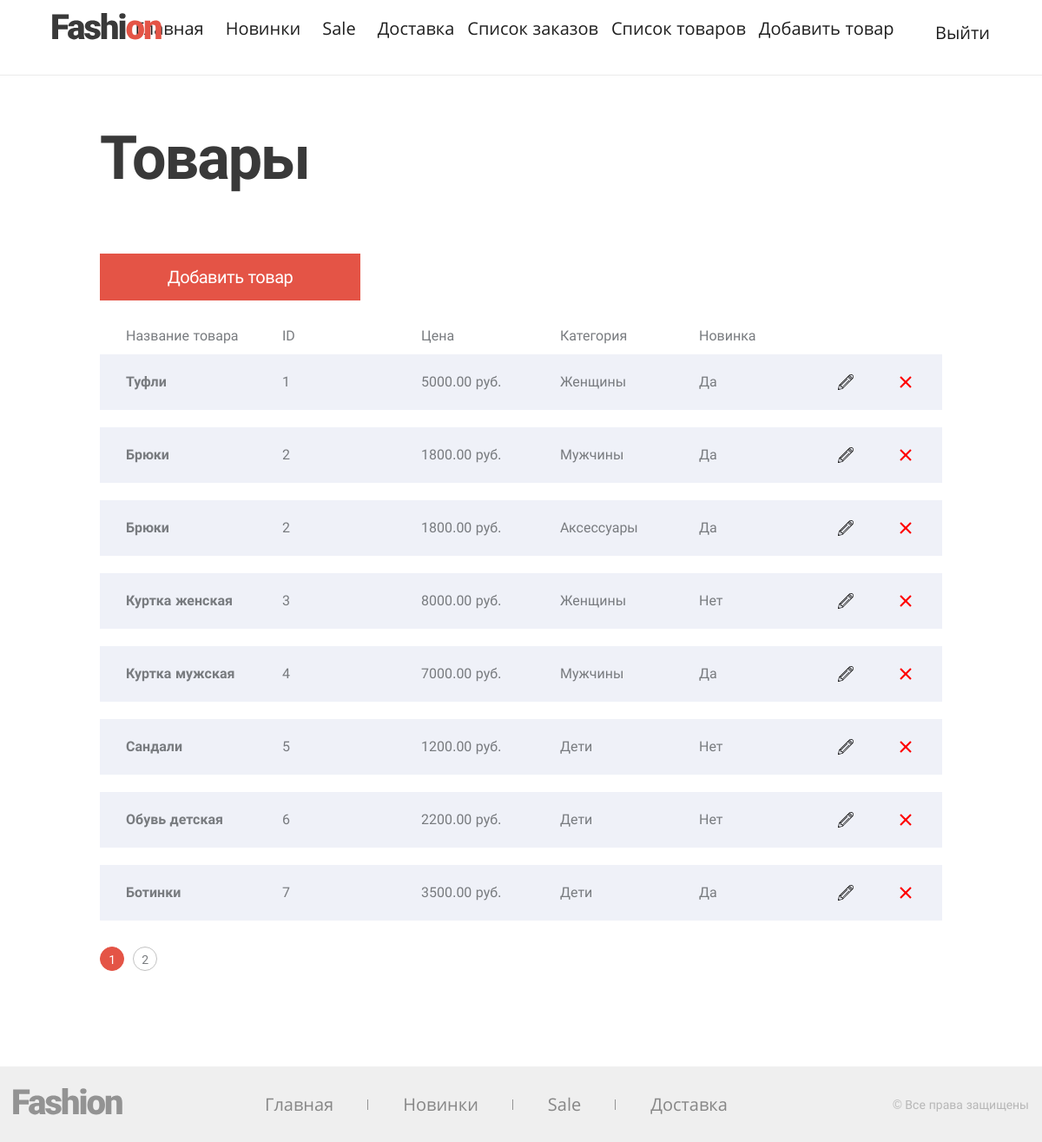
The page /admin/products/index.php (signed in) on the database its author committed.
### tables this page shows
CREATE TABLE `products` (
  `id` int(11) NOT NULL,
  `name` varchar(255) NOT NULL,
  `price` decimal(10,2) NOT NULL,
  `is_active` tinyint(4) NOT NULL DEFAULT 0,
  `img` varchar(255) NOT NULL,
  `is_new` tinyint(4) NOT NULL DEFAULT 0,
  `is_sale` tinyint(4) NOT NULL DEFAULT 0
);

CREATE TABLE `sections` (
  `id` int(11) NOT NULL,
  `name` varchar(255) NOT NULL
);

### src/functions.php (called while the page is built, shortened)
<?php
function showMenu(array $array, $key = 'sort', $sort = SORT_ASC, $style = '')
{
    include $_SERVER["DOCUMENT_ROOT"] . '/templates/menu.php';
}
function numberPages($countProducts, $countProductsPage): int
{
    $numberPages = (int)($countProducts / $countProductsPage);
    if (($countProducts % $countProductsPage) != 0) {
        $numberPages++;
    }
    return $numberPages;
}
function getListProducts($dbh, $page, $countProductsPage): array
{
    $start = ($page - 1) * $countProductsPage;
    $stmt = $dbh->query("SELECT products.name, products.id, products.price, sections.name as section, products.is_new FROM products
    INNER JOIN product_section ON product_section.product_id = products.id
    INNER JOIN sections ON product_section.section_id = sections.id
    ORDER BY products.id ASC
    LIMIT ${start}, ${countProductsPage}");
    return $stmt->fetchAll(PDO::FETCH_ASSOC);
}
function getCountProductsAdmin($dbh)
{
    $stmt = $dbh->query("SELECT COUNT(*) FROM products
    INNER JOIN product_section ON product_section.product_id = products.id
    INNER JOIN sections ON product_section.section_id = sections.id");
    return $stmt->fetch(PDO::FETCH_COLUMN);
}

### src/pdoconnect.php (called while the page is built, shortened)
<?php
try {
    $dbh = new PDO("mysql:host=$host;dbname=$dbname", $username, $password);
    $listProducts = getListProducts($dbh, 1, COUNT_PRODUCTS_ADMIN);
    $countProductsAdmin = getCountProductsAdmin($dbh);
} catch (PDOException $e) {
    print "Error!: " . $e->getMessage() . "<br/>";
    die();
}

### src/core.php (called while the page is built, shortened)
<?php
include_once __DIR__ . '/functions.php';
include_once __DIR__ . '/pdoconfig.php';
include_once __DIR__ . '/pdoconnect.php';

### admin/products/index.php (the view, shortened to what this page needs)
<?php
require $_SERVER["DOCUMENT_ROOT"] . '/templates/header.php';
?>
<main class="page-products">
    <h1 class="h h--1">Товары</h1>
    <a class="page-products__button button" href="/admin/products/add.php">Добавить товар</a>
    <div class="page-products__header">
        <span class="page-products__header-field">Название товара</span>
        <span class="page-products__header-field">ID</span>
        <span class="page-products__header-field">Цена</span>
        <span class="page-products__header-field">Категория</span>
        <span class="page-products__header-field">Новинка</span>
    </div>
    <ul class="page-products__list">
        <?php foreach ($listProducts as $item) : ?>
            <li class="product-item page-products__item">
                <b class="product-item__name"><?=$item['name']?></b>
                <span class="product-item__field"><?=$item['id']?></span>
                <span class="product-item__field"><?=$item['price']?> руб.</span>
                <span class="product-item__field"><?=$item['section']?></span>
                <span class="product-item__field"><?=($item['is_new'] == 1) ? "Да" : "Нет"; ?></span>
                <a href="/admin/products/add.php?id=<?=$item['id']?>" class="product-item__edit" aria-label="Редактировать"></a>
                <button class="product-item__delete"></button>
            </li>
        <?php endforeach ?>
    </ul>
    <?php
        $paginator = numberPages($countProductsAdmin, COUNT_PRODUCTS_ADMIN);
        $page = 1;
        if ($paginator > 1):
    ?>
        <ul class="shop__paginator paginator-admin">
            <?php while ($page <= $paginator) : ?>
                <li>
                    <a class="paginator-admin__item<?=$page == 1 ? ' active' : ''?>" href="/admin/products/?page=<?=$page?>"><?=$page?></a>
                </li>
            <?php
                $page++;
                endwhile
            ?>
        </ul>
    <?php endif ?>
</main>
<?php
require $_SERVER["DOCUMENT_ROOT"] . '/templates/footer.php';
?>

### rows shown on the page
products: name "Туфли", id "1", price "5000.00", sections.name "Женщины", is_new "Да"
products: name "Брюки", id "2", price "1800.00", sections.name "Мужчины", is_new "Да", sections.name "Аксессуары"
products: name "Куртка женская", id "3", price "8000.00", sections.name "Женщины", is_new "Нет"
products: name "Куртка мужская", id "4", price "7000.00", sections.name "Мужчины", is_new "Да"
products: name "Сандали", id "5", price "1200.00", sections.name "Дети", is_new "Нет"
products: name "Обувь детская", id "6", price "2200.00", sections.name "Дети", is_new "Нет"
products: name "Ботинки", id "7", price "3500.00", sections.name "Дети", is_new "Да"

### other values the page prints
cutString($item['title'], 15) "Главная"
cutString($item['title'], 15) "Новинки"
cutString($item['title'], 15) "Sale"
cutString($item['title'], 15) "Доставка"
